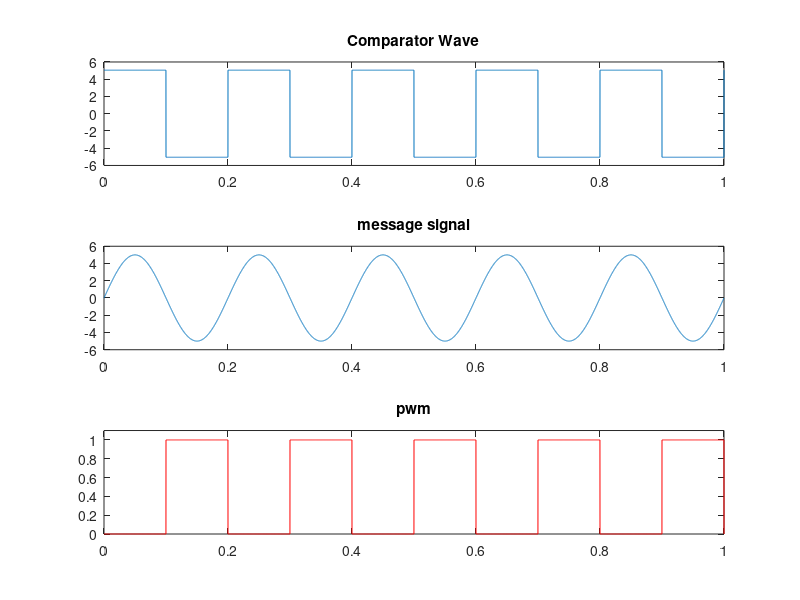

Write the MATLAB code that produced this figure.
clc;
clear all;
close all;
fs=input('Comparator swatooth frequency:');
fm=input('message frequency(assuming it is to be a sin)');
a=input('enter amplitude');
t=0:0.0001:1;%sampling rate of 10khz
stooth=1.01*a.*square(2*pi*fs*t);

subplot(3,1,1);
plot(t,stooth);
title('Comparator Wave');

msg=a.*sin(2*pi*fm*t);
subplot(3,1,2);
plot(t,msg);
title('message signal');

for i=1: length(stooth)
    if(msg(i)>=stooth(i))
        pwm(i)=1;
    else
        pwm(i)=0;
    end
end
subplot(3,1,3);
plot(t,pwm,'r');
title('pwm');
axis([ 0 1 0 1.1]);



 